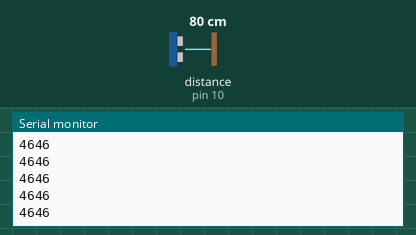
Recording of a sketch running on a simulated Arduino Uno, built with avr-gcc and run on an emulated ATmega328P. Shown: the last lines printed to the serial monitor. Wiring (inferred from the names in the program): ultrasonic range finder: trigger pin 9; echo pin 10. The test bench sets the inputs (shaded band); at power-on: distance to the obstacle (sensor on pin 10) 80 cm. The echo pulse lasts 58.3 µs per cm.

Above: at 1.2 s.
1.3 s: distance to the obstacle (sensor on pin 10) set to 2 cm
At 2.4 s:
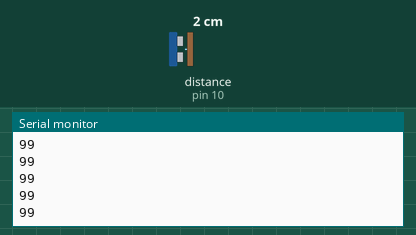
2.8 s: distance to the obstacle (sensor on pin 10) set to 4 cm
At 3.6 s:
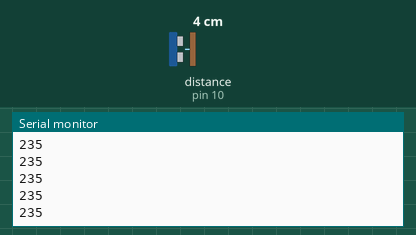
Timing chart, 0 to 5.8 s (numbered marks = the images above; inputs shaded):
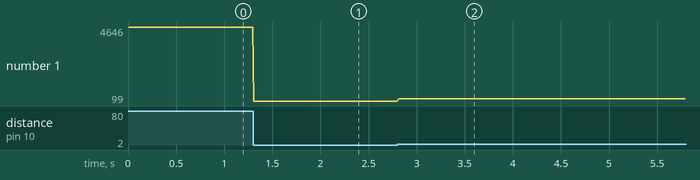

The sketch:

sonar.ino
```cpp
// For session.test.ts: an HC-SR04 with its trigger on D9 and its echo on D10, the echo's length
// (µs) printed after each ping.
const int TRIG = 9, ECHO = 10;

void setup() {
  pinMode(TRIG, OUTPUT);
  pinMode(ECHO, INPUT);
  Serial.begin(115200);
}

void loop() {
  digitalWrite(TRIG, LOW);
  delayMicroseconds(2);
  digitalWrite(TRIG, HIGH);
  delayMicroseconds(10);
  digitalWrite(TRIG, LOW);
  Serial.println(pulseIn(ECHO, HIGH, 30000UL));
  delay(10);
}
```

Measured:
- after the input at 1.3 s, the serial monitor: prints a new line at once (image 1)
- after the input at 2.8 s, the serial monitor: prints a new line at once (image 2)
- plotted number 1: 4646 → 99 after the input at 1.3 s, 99 → 235 after the input at 2.8 s
